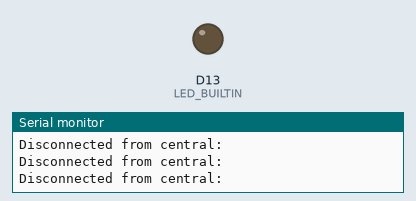
Simulated run of this sketch. Board: Arduino Nano 33 IoT. On the bench: output pins drawn as LEDs (lit = HIGH), the last lines printed to the serial monitor. Random numbers use the default seed unless the sketch sets one; nothing arrives over Bluetooth unless stated; a phone connects over Bluetooth LE 3 s after start.

Above: at 0.1 s.
At 3.1 s:
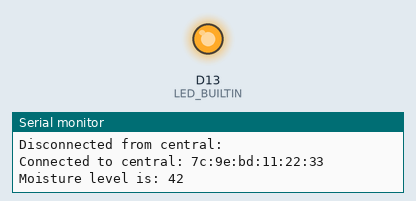
Timing chart, 0 to 4.6 s (numbered marks = the images above):
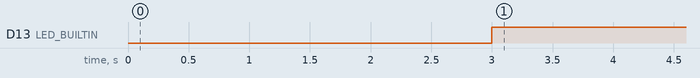

Measured:
- by itself, D13 (LED_BUILTIN): LOW → HIGH at 3.0 s

The sketch:

ArduinoBLEGardening.ino
```cpp
#include <ArduinoBLE.h>

BLEService gardeningService("1101");
BLEUnsignedCharCharacteristic moistureLevelChar("2101", BLERead | BLENotify);

struct sensorData
{
  int moisture;
};

void setup() {

  Serial.begin(9600);
  while (!Serial);

  pinMode(LED_BUILTIN, OUTPUT);
  if (!BLE.begin())
  {
    Serial.println("starting BLE failed!");
    while (1);
  }

  BLE.setLocalName("GardeningMonitor");
  BLE.setAdvertisedService(gardeningService);
  gardeningService.addCharacteristic(moistureLevelChar);
  BLE.addService(gardeningService);

  BLE.advertise();
  Serial.println("Bluetooth device active, waiting for connections...");
  }

void loop() {
  struct sensorData sd;
  BLEDevice central = BLE.central();

  if (central){
    Serial.print("Connected to central: ");
    Serial.println(central.address());
    digitalWrite(LED_BUILTIN, HIGH);

  while (central.connected()) {

    int moisture_raw = random(0,1023);
    sd.moisture = map(moisture_raw, 0, 1023, 0, 100);
    Serial.print("Moisture level is: ");
    Serial.println(sd.moisture);
    moistureLevelChar.writeValue(sd.moisture);
    delay(8000);
    }
}
digitalWrite(LED_BUILTIN, LOW);
Serial.print("Disconnected from central: ");
Serial.println(central.address());
}
```
